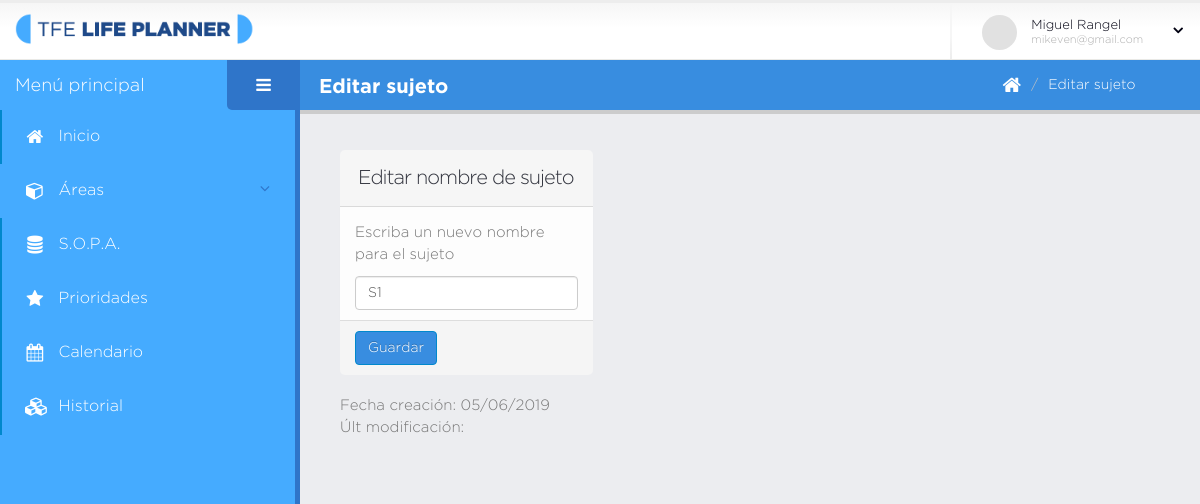
The page /editar-sujeto.php?id=1 (signed in) on the database as committed earlier.
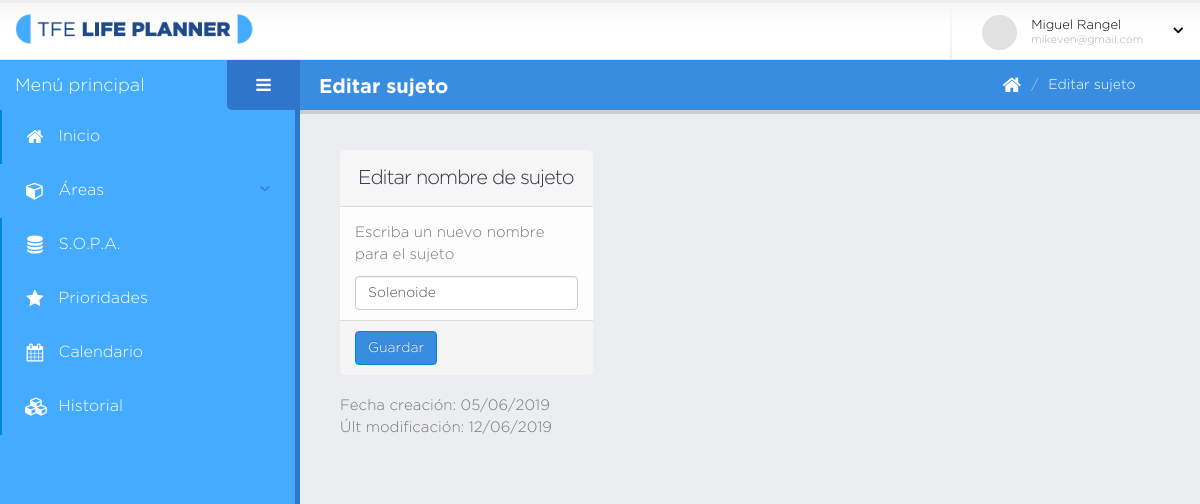
The same page on the database as committed later.
### tables this page shows
CREATE TABLE `sujeto` (
  `id` int(11) NOT NULL,
  `nombre` varchar(140) NOT NULL,
  `creado` datetime DEFAULT NULL,
  `modificado` datetime DEFAULT NULL,
  `usuario_id` int(11) NOT NULL
);

### database/data-sujeto.php (called while the page is built, shortened)
<?php
	function obtenerSujetoPorId( $dbh, $id ){
		$q = "select id, nombre, date_format(creado,'%d/%m/%Y') as fregistro,
		date_format(modificado,'%d/%m/%Y') as fultact from sujeto where id = $id";
		$rst = mysqli_query( $dbh, $q );
		$data = mysqli_fetch_array( $rst );
		return $data;
	}
?>

### editar-sujeto.php (the view, shortened to what this page needs)
<?php
    include( "database/data-acceso.php" );
    include( "database/data-sujeto.php" );
    if( isset( $_GET["id"] ) ){
        $ids = $_GET["id"];
        $sujeto = obtenerSujetoPorId( $dbh, $ids );
    }
?>
<!doctype html>
<html class="fixed">
	<head>
		<link rel="stylesheet" href="assets/vendor/bootstrap/css/bootstrap.css" />
		<link rel="stylesheet" href="assets/vendor/font-awesome/css/font-awesome.css" />
		<link rel="stylesheet" href="assets/vendor/magnific-popup/magnific-popup.css" />
		<link rel="stylesheet" href="assets/vendor/bootstrap-datepicker/css/datepicker3.css" />
		<link rel="stylesheet" href="assets/vendor/pnotify/pnotify.custom.css" />
		<link rel="stylesheet" href="assets/vendor/select2/select2.css" />
		<link rel="stylesheet" href="assets/vendor/jquery-datatables-bs3/assets/css/datatables.css" />
		<link rel="stylesheet" href="assets/stylesheets/theme.css" />
		<link rel="stylesheet" href="assets/stylesheets/skins/default.css" />
		<link rel="stylesheet" href="assets/stylesheets/theme-custom.css">
	</head>
	<body>
		<section class="body">
			<?php include( "secciones/header.php" ); ?>
			<div class="inner-wrapper">
				<?php include( "secciones/navegacion.php" ); ?>
				<section role="main" class="content-body">
					<?php include( "secciones/titulo_pagina.php" ); ?>
					<div class="row">
						<div class="col-md-4 col-sm-6 col-xs-12">
							<section class="panel">
								<form id="frm_edit_sujeto" class="form-horizontal">
									<header class="panel-heading">
										<h2 class="panel-title">Editar nombre de sujeto</h2>
									</header>
									<div class="panel-body">
										<p class="p_inst">Escriba un nuevo nombre para el sujeto</p>
										<div class="row form-group">
											<div class="col-lg-12">
												<input type="text" name="nombre" placeholder="Nombre" class="form-control" required
												value="<?php echo $sujeto['nombre']?>">
											</div>
										</div>
									</div>
									<footer class="panel-footer">
										<button class="btn btn-primary" type="submit">Guardar</button>
									</footer>
								</form>
							</section>
							<?php if( $sujeto ) { ?>
								<div>Fecha creación: <?php echo $sujeto["fregistro"] ?></div>
								<div>Últ modificación: <?php echo $sujeto["fultact"] ?></div>
							<?php } ?>
						</div>
					</div>
				</section>
			</div>
		</section>
	</body>
</html>

Rows that differ between the two databases and show on the page:
changed sujeto: nombre "S1" → "Solenoide"
Other text that changed with them:
$sujeto["fultact"]: (not shown) → "12/06/2019"
